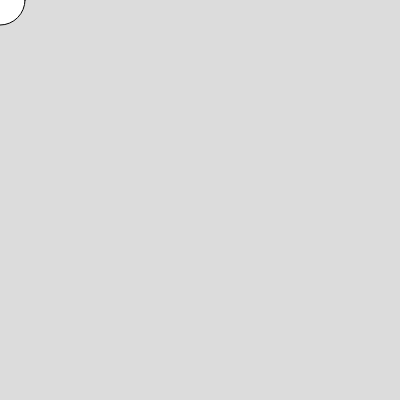
Frame 1 (no input)
Frame 60 (no input): identical to frame 1, image omitted
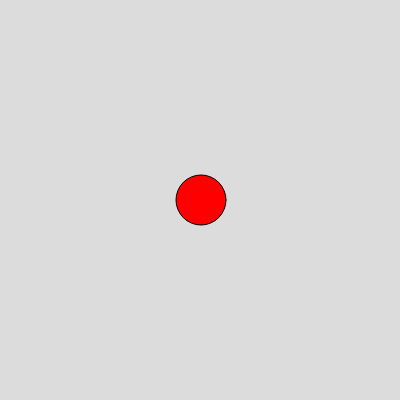
Frame 120 (the mouse pressed at the canvas centre since frame 60)

The p5.js sketch that drew these frames (run headless with seeded random() and noise() and a simulated clock; from frame 60 on, the mouse is pressed at the canvas centre):

// p5.js sketch
// ── sketch.js
function setup() {
  createCanvas(400, 400);
}

function draw() {
  background(220);

 
  fill(255);
  if (mouseIsPressed) {
    fill(255, 0, 0);
    let shake = random(-5, 5);
    ellipse(mouseX + shake, mouseY, 50);
  } else {
    ellipse(mouseX, mouseY, 50);
  }
}
